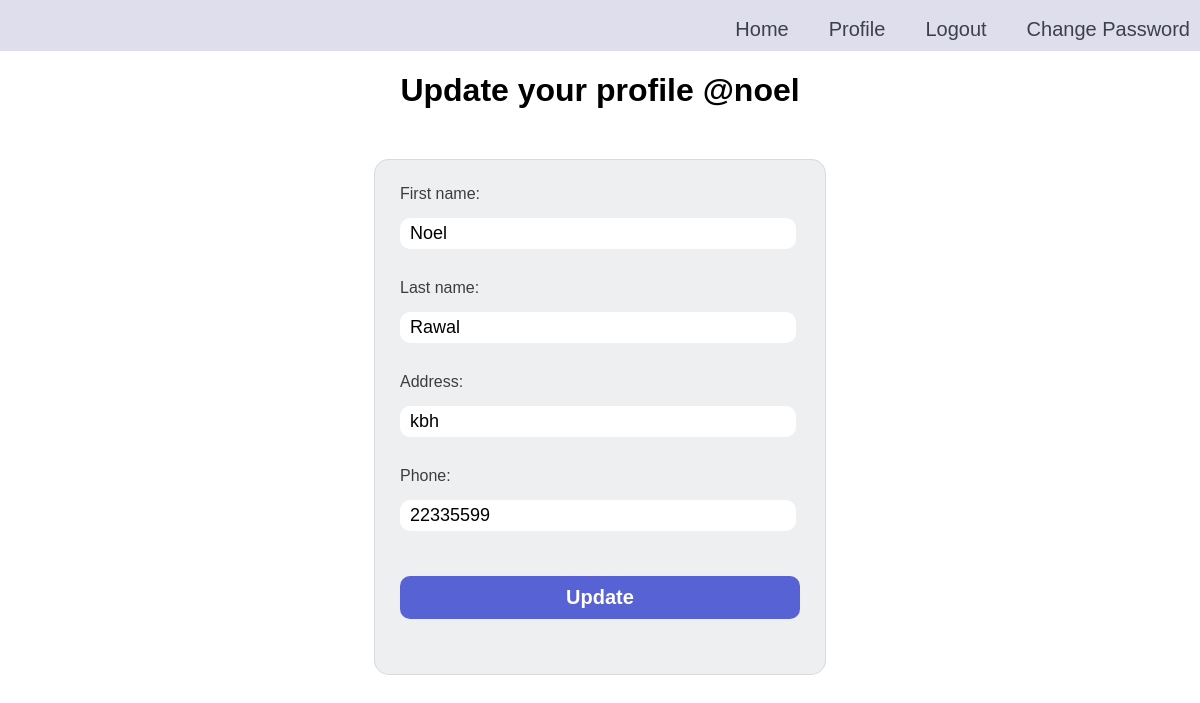
The app's page /update_profile/7/ (signed in), older data.
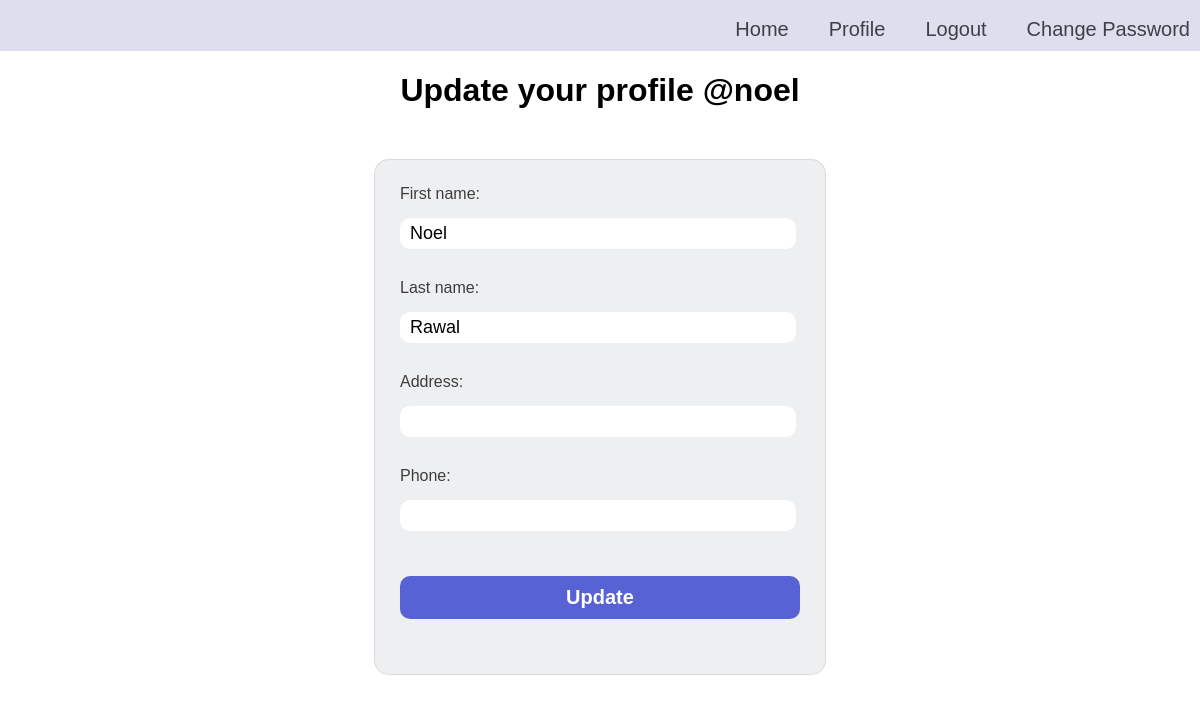
The same page, newer data.
### user_registration/models.py (models this page shows, shortened)
class UserInfo(models.Model):
    user = models.OneToOneField(User, on_delete=models.CASCADE)
    address = models.CharField(max_length=100, blank=True)
    phone = models.CharField(max_length=15, blank=True)
    profile_image = models.ImageField(upload_to='profile_image', blank=True)

### user_registration/views.py (the view, shortened to what this page needs)
# urls.py: path("update_profile/<int:id>/", views.update_profile, name="update_profile"),
@login_required
def update_profile(request, id):
    user = get_object_or_404(User, id=id)
    user_info = get_object_or_404(UserInfo, user=user)
    user_form = UserUpdateForm(instance=user)
    info_form = UserInfoForm(instance=user_info)
    return render(
        request,
        "user_registration/update_profile.html",
        {"user_form": user_form, "info_form": info_form},
    )

### user_registration/views.py
class UserUpdateForm(forms.ModelForm):
    class Meta:
        model = User
        fields = ('first_name', 'last_name')

class UserInfoForm(forms.ModelForm):
    profile_image = forms.ImageField(required=False)
    class Meta:
        model = UserInfo
        fields = ('address', 'phone')

### user_registration/templates/user_registration/update_profile.html (shortened to what this page needs)
{% extends 'user_registration/base.html' %}
{% load static %}
    {% block css %} {% static "user_registration/login.css" %} {% endblock %}
    {% block body %}
    {% include 'includes/nav.html' %}
    <h1 class="title">Update your profile @{{user.username}}</h1>
    <form action="" method="POST">
       {{ user_form.first_name.label_tag }}
        {{ user_form.first_name }}
        {{ user_form.last_name.label_tag }}
        {{ user_form.last_name }}
        {{ info_form.address.label_tag}}
        {{ info_form.address }}
        {{ info_form.phone.label_tag }}
        {{ info_form.phone }}
        <input type="submit" value="Update">
    </form>
{% endblock %}

### user_registration/templates/user_registration/base.html (shortened to what this page needs)
{% load static %}
<!DOCTYPE html>
<html lang="en">
<head>
    <link rel="stylesheet" href="{% block css%} {% endblock %}">
</head>
<body>
    {% block body %}{% endblock %}
</body>
</html>

### user_registration/templates/includes/nav.html (shortened to what this page needs)
{% load static %}
<header>
    <nav class="main-nav">
        <a href="{% url 'user_registration:index' %}" >Home</a>
        {% if user.is_authenticated %}
        <a href="{% url 'user_registration:user_profile' user.id %}">Profile</a>
        <a href="{% url 'user_registration:user_logout' %}">Logout</a>
        <a href="{% url 'user_registration:change_password' user.id %}">Change Password</a>
        {% else %}
        <a href="{% url 'user_registration:register' %}">Signup</a>
        <a href="{% url 'user_registration:user_login' %}">Login</a>
        {% endif %}
    </nav>
</header>

### user_registration/static/user_registration/login.css (style rules this page uses)
body { font-family: Arial, Helvetica, sans-serif; margin: 0; }
.title { text-align: center; }
.main-nav { background-color: #dedeec; padding: 10px; padding: 10px; display: flex; justify-content: flex-end; column-gap: 40px; padding-top: 18px; }
.main-nav a { font-size: 20px; color: #3C404A; text-decoration: none; transition-duration: 0.3s; }
form { width: 400px; background-color: #eeeff1; border: solid 1px #3c404a1e; border-radius: 15px; color: #3d3d3d; padding: 25px; margin: 50px auto; }
input { width: 94%; font-size: 18px; padding: 5px 10px; border-radius: 10px; border: none; margin: 15px 0 30px 0; }
input[type="submit"] { width: 100%; background-color: #5762D5; border: none; border-radius: 10px; color: white; padding: 10px 0; font-size: 20px; font-weight: bold; transition-duration: 0.3s; cursor: pointer; }

Row changes from the older to the newer data that the page shows:
changed UserInfo: address "kbh" → (not shown); phone "22335599" → (not shown)
